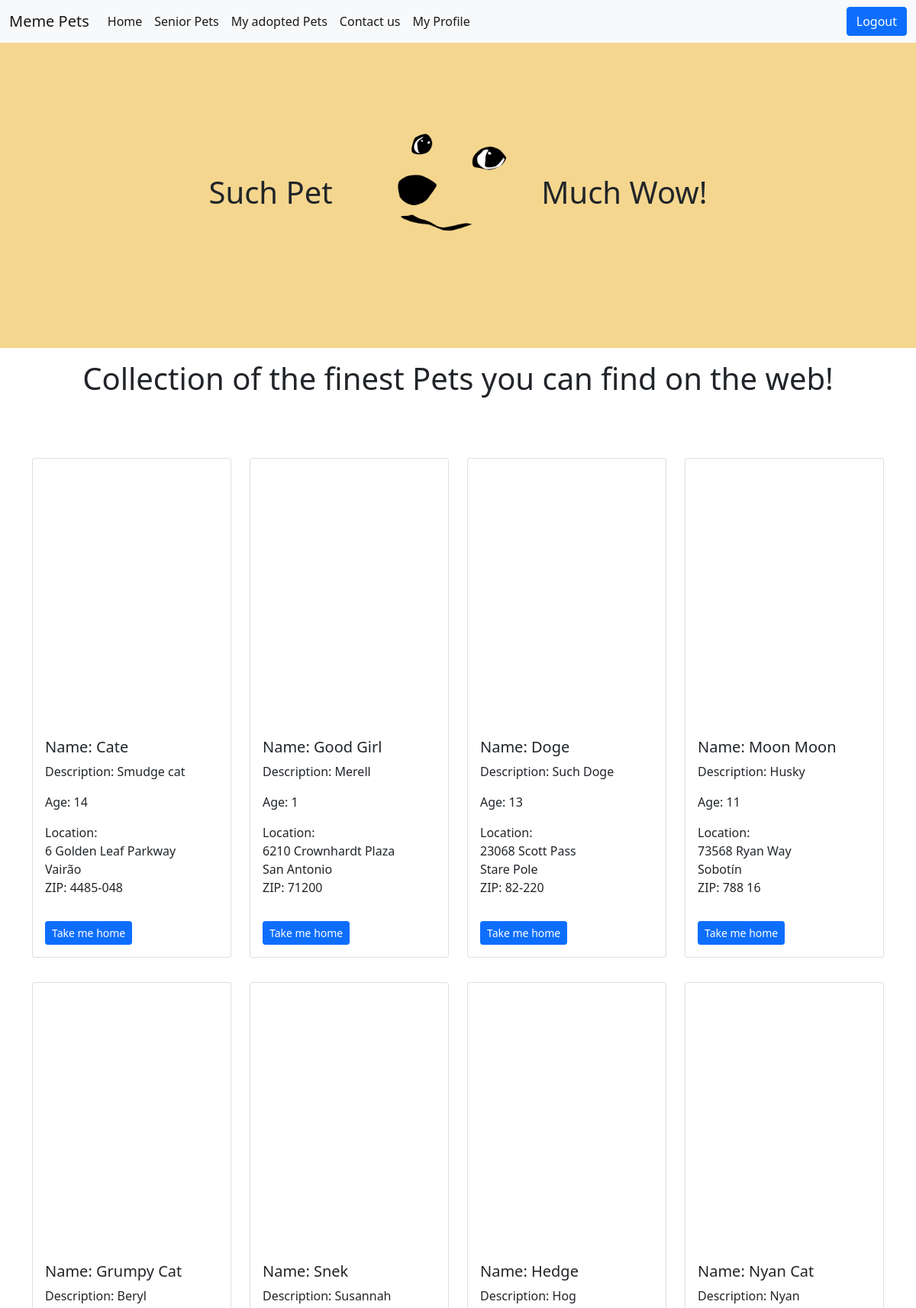
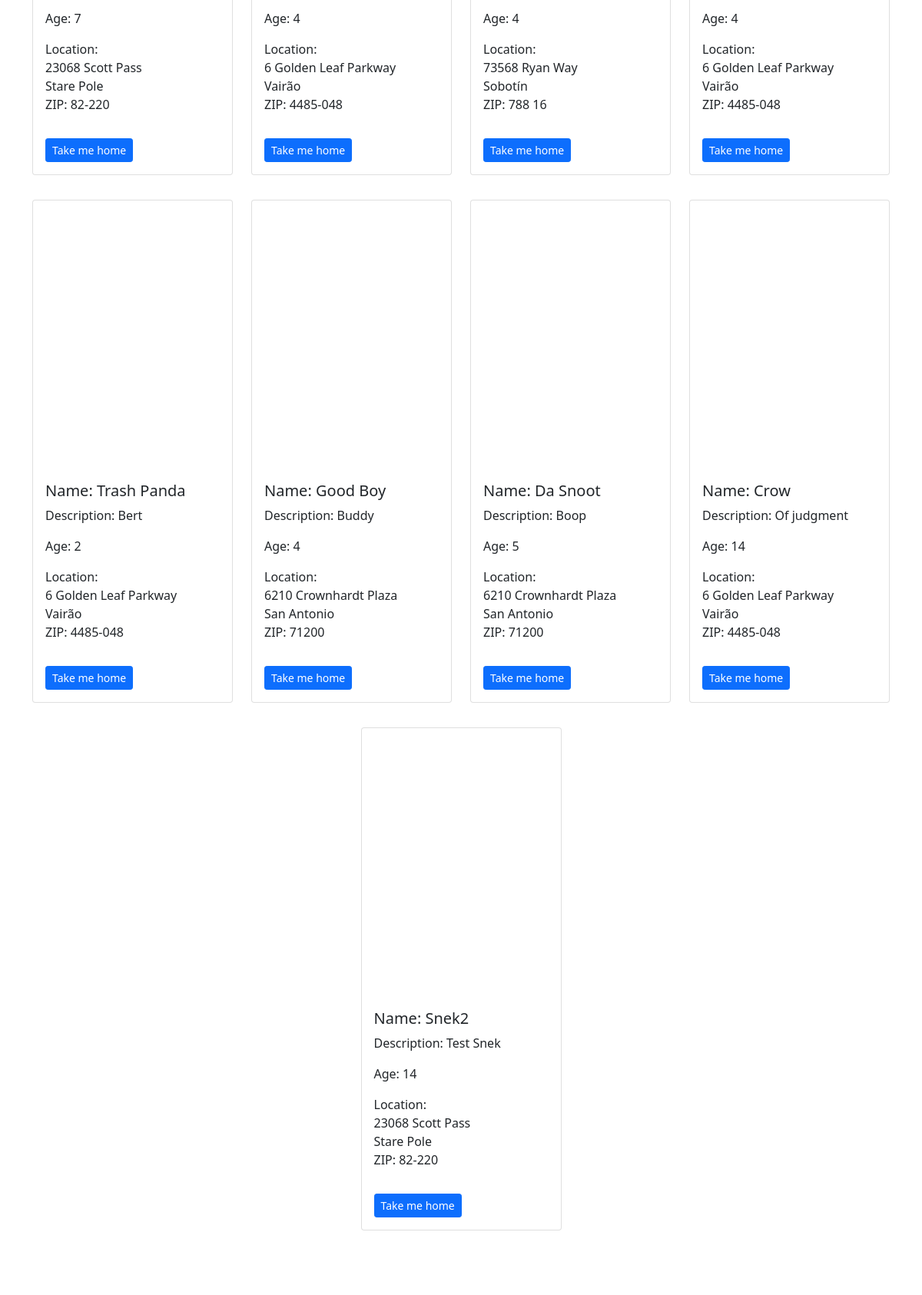
The page /home.php (signed in, upper part) on the database its author committed (2 pictures, top to bottom).
### tables this page shows
CREATE TABLE `animals` (
  `animal_id` int(11) UNSIGNED NOT NULL,
  `location_id` int(11) UNSIGNED NOT NULL,
  `name` varchar(255) NOT NULL,
  `description` varchar(500) NOT NULL,
  `hobbies` varchar(255) NOT NULL,
  `age` varchar(10) NOT NULL,
  `picture` varchar(255) DEFAULT NULL,
  `status` enum('available','adopted') DEFAULT 'available',
  `type` enum('small','large') DEFAULT NULL
);

CREATE TABLE `location` (
  `location_id` int(11) UNSIGNED NOT NULL,
  `city` varchar(255) NOT NULL,
  `zip` varchar(255) NOT NULL,
  `address` varchar(255) NOT NULL
);

### components/functions.php (the view, shortened to what this page needs)
<?php
    function showPet($img, $name, $description, $age, $address, $city, $zip, $id)
    {
        return "<div class=\"col-6 col-md-4 col-lg-3 my-3\">
            <div class=\"card\">
                <div style='background-image: url(".$img."); background-repeat: no-repeat; background-size: contain; height: 350px; background-position: center;'>
                </div>
                <div class=\"card-body\">
                    <h5 class=\"card-title\">Name: ".$name."</h5>
                    <p class=\"card-text\">Description: ".$description."</p>
                    <p class=\"card-text\">Age: ".$age."</p>
                    <p class=\"card-text\">Location:<br>".$address."<br>".$city."<br>ZIP: ".$zip."</p>
                </div>
                <div class=\"card-body\">
                    <a href='adopt.php?id=".$id."' class='btn btn-primary btn-sm'>Take me home</a>
                </div>
            </div>
        </div>";
    }
?>

### home.php (shortened to what this page needs)
<!DOCTYPE html>
<html lang="en">
<head>
    <?php include_once 'components/bootcss.php';?>
</head>
<body>
    <header>
        <?php
            include_once 'components/navigation.php';
        ?>
    </header>
        <?php
            include_once 'components/homehero.php';
        ?>
    <div class="container">
        <h1 class="my-3 text-center">Collection of the finest Pets you can find on the web!</h1>
        <div class="row justify-content-evenly py-5">
            <?php
                include_once 'components/homemain.php';
            ?>
        </div>
    </div>
    <?php
        include_once 'components/footer.php';
    ?>
</body>
</html>

### components/bootcss.php (shortened to what this page needs)
<link href="https://cdn.jsdelivr.net/npm/bootstrap@5.0.0-beta3/dist/css/bootstrap.min.css" rel="stylesheet">

### components/navigation.php (shortened to what this page needs)
<nav class="navbar navbar-expand-lg navbar-light bg-light">
<div class="container-fluid">
  <a class="navbar-brand" href="home.php">Meme Pets</a>
  <div class="collapse navbar-collapse" id="navbarSupportedContent">
  <?php
      if (isset($_SESSION['user'])) {
          echo '<ul class="navbar-nav me-auto mb-2 mb-lg-0">
          <li class="nav-item">
            <a class="nav-link active" aria-current="page" href="home.php">Home</a>
          </li>
          <li class="nav-item">
            <a class="nav-link active" aria-current="page" href="senior.php">Senior Pets</a>
          </li>
          <li class="nav-item">
            <a class="nav-link active" aria-current="page" href="adopted.php">My adopted Pets</a>
          </li>
          <li class="nav-item">
            <a class="nav-link active" aria-current="page" href="contactus.php">Contact us</a>
          </li>
          <li class="nav-item">
            <a class="nav-link active" aria-current="page" href="profile.php">My Profile</a>
          </li>
          <li class="nav-item d-lg-none">
            <a class="btn btn-primary" aria-current="page" href="actions/logout.php?logout">Logout</a>
          </li>
          </ul>';
        }
      ?>
  </div>
  <div class="ml-auto d-none d-lg-inline-block"><a class="btn btn-primary" aria-current="page" href="actions/logout.php?logout">Logout</a></div>
</div>
</nav>

### components/homehero.php
<div class="d-flex justify-content-evenly align-items-center" style="background-image: url(pictures/homehero.png); height: 50vh; background-size: cover; background-repeat: no-repeat; background-position: 50% 50%;">
    <h1 class="text-center">Such Pet</h1>
    <h1 class="text-center">Much Wow!</h1>
</div>

### components/homemain.php
<?php
require_once 'actions/db_connect.php';
require_once 'functions.php';
$query = "SELECT * FROM animals LEFT JOIN location ON animals.location_id = location.location_id WHERE status = 'available'";
$result = mysqli_query($connect, $query);
for ($set = array(); $row = mysqli_fetch_assoc($result); $set[] = $row);
    if(mysqli_num_rows($result) > 0 && isset($_SESSION['adm'])) {
        echo
        '<div class="d-flex justify-content-center my-3">
            <a href= "create.php" class="btn btn-primary">Add Pets</a>
        </div>';
        foreach($set as $value){
            echo showPetAdmin($value['picture'], $value['name'], $value['description'], $value['age'], $value['address'], $value['city'], $value['zip'], $value['animal_id']);
            }
    } else if (mysqli_num_rows($result) > 0 && isset($_SESSION['user'])) {
        foreach($set as $value){
            echo showPet($value['picture'], $value['name'], $value['description'], $value['age'], $value['address'], $value['city'], $value['zip'], $value['animal_id']);
            }
    } else {
        echo "<div>No data to display</div>";
    }
?>

### components/footer.php (shortened to what this page needs)
<div class="d-flex flex-column justify-content-center align-items-center py-5">
</div>

### rows shown on the page
animals: name "Cate", description "Smudge cat", age "14", location.address "6 Golden Leaf Parkway", location.city "Vairão", location.zip "4485-048"
animals: name "Good Girl", description "Merell", age "1", location.address "6210 Crownhardt Plaza", location.city "San Antonio", location.zip "71200"
animals: name "Doge", description "Such Doge", age "13", location.address "23068 Scott Pass", location.city "Stare Pole", location.zip "82-220"
animals: name "Moon Moon", description "Husky", age "11", location.address "73568 Ryan Way", location.city "Sobotín", location.zip "788 16"
animals: name "Grumpy Cat", description "Beryl", age "7", location.address "23068 Scott Pass", location.city "Stare Pole", location.zip "82-220"
animals: name "Snek", description "Susannah", age "4", location.address "6 Golden Leaf Parkway", location.city "Vairão", location.zip "4485-048"
animals: name "Hedge", description "Hog", age "4", location.address "73568 Ryan Way", location.city "Sobotín", location.zip "788 16"
animals: name "Nyan Cat", description "Nyan", age "4", location.address "6 Golden Leaf Parkway", location.city "Vairão", location.zip "4485-048"
animals: name "Trash Panda", description "Bert", age "2", location.address "6 Golden Leaf Parkway", location.city "Vairão", location.zip "4485-048"
animals: name "Good Boy", description "Buddy", age "4", location.address "6210 Crownhardt Plaza", location.city "San Antonio", location.zip "71200"
animals: name "Da Snoot", description "Boop", age "5", location.address "6210 Crownhardt Plaza", location.city "San Antonio", location.zip "71200"
animals: name "Crow", description "Of judgment", age "14", location.address "6 Golden Leaf Parkway", location.city "Vairão", location.zip "4485-048"
animals: name "Snek2", description "Test Snek", age "14", location.address "23068 Scott Pass", location.city "Stare Pole", location.zip "82-220"
